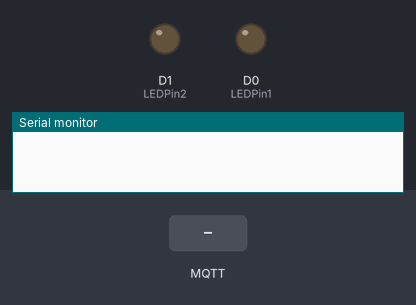
Recording of a sketch running on a simulated ESP8266 (NodeMCU). Parts: output pins drawn as LEDs (lit = HIGH), the last lines printed to the serial monitor. The inputs (shaded band) are chosen by the test bench. WiFi joins after 1.5 s; servers stay silent unless stated; no MQTT or app messages arrive unless stated.

Above: at 1.2 s.
1.3 s: MQTT message "1" arrives on the first subscribed topic
At 2.5 s:
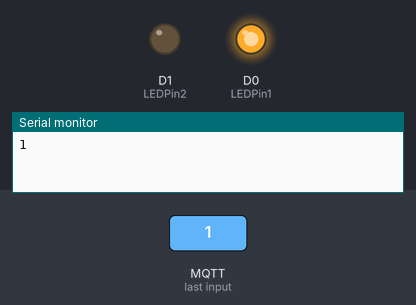
2.8 s: MQTT message "2" arrives on the first subscribed topic
At 3.7 s:
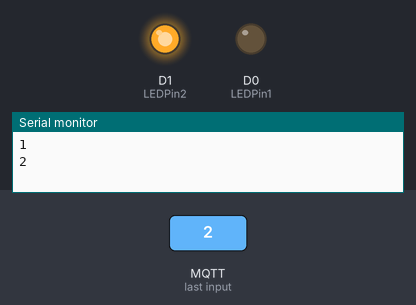
4.3 s: MQTT message "3" arrives on the first subscribed topic
At 4.8 s:
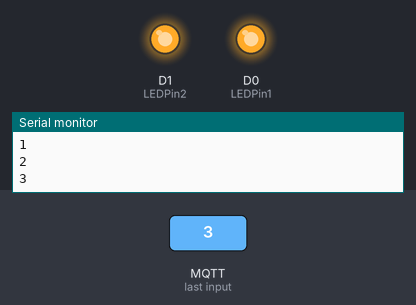
5.8 s: MQTT message "0" arrives on the first subscribed topic
At 7.2 s:
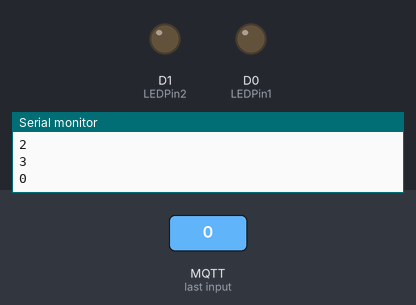
Timing chart, 0 to 8.3 s (numbered marks = the images above; inputs shaded):
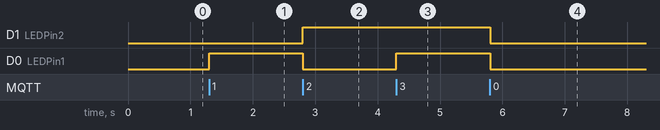

Measured:
- after the input at 1.3 s, D0 (LEDPin1): LOW → HIGH at once
- after the input at 2.8 s, D1 (LEDPin2): LOW → HIGH at once; D0 (LEDPin1): HIGH → LOW at once
- after the input at 4.3 s, D0 (LEDPin1): LOW → HIGH at once
- after the input at 5.8 s, D1 (LEDPin2), D0 (LEDPin1): HIGH → LOW at once

The sketch:

EX6-3.ino
```cpp
#include <ESP8266WiFi.h>
#include <PubSubClient.h>
#define LEDPin1 D0
#define LEDPin2 D1
const char* ssid = "mayandtclin";//請查無線網路名稱
const char* password = "46101222"; //請查密碼
const char* mqttServer = "192.168.1.105"; //請確認
WiFiClient wifiClient1;
PubSubClient mqttClient1(wifiClient1);
void receivedCMD(char* topic, byte* payload, unsigned int noChar) {
  char temp[10];
  char *response=temp;
  char LED = (char) payload[0];
  Serial.println(LED);
  if ( LED == '1') {
    digitalWrite(LEDPin1, HIGH);
    digitalWrite(LEDPin2, LOW);
    response = "ok 1";
  }
  else if ( LED == '2')  {
    digitalWrite(LEDPin1, LOW);
    digitalWrite(LEDPin2, HIGH);
    response = "ok 2";
  }
  else if ( LED == '3')  {
    digitalWrite(LEDPin1, HIGH);
    digitalWrite(LEDPin2, HIGH);
    response = "ok 3";
  }
  else if ( LED == '0') {
    digitalWrite(LEDPin1, LOW);
    digitalWrite(LEDPin2, LOW);
    response = "ok 0";
  }
  else {
    response = "Not ok";
  }
  mqttClient1.publish("ack", response);
}
void setup() {
  pinMode(LEDPin1, OUTPUT);
  pinMode(LEDPin2, OUTPUT);
  Serial.begin(9600);
  WiFi.begin(ssid, password);
  mqttClient1.setServer(mqttServer, 1883);
  mqttClient1.setCallback(receivedCMD);
}
void loop() {
  while( !mqttClient1.connected()) {
    mqttClient1.connect("ESP8266");
    mqttClient1.subscribe("commands");
   }
  mqttClient1.loop();
}
```
